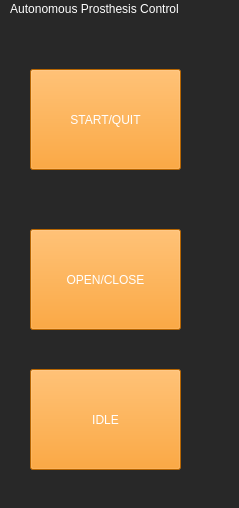
<?xml version="1.0" encoding="UTF-8"?>
<ui version="4.0">
 <class>MainWindow</class>
 <widget class="QMainWindow" name="MainWindow">
  <property name="geometry">
   <rect>
    <x>0</x>
    <y>0</y>
    <width>239</width>
    <height>508</height>
   </rect>
  </property>
  <property name="windowTitle">
   <string>MainWindow</string>
  </property>
  <property name="styleSheet">
   <string notr="true">background-color: rgb(40, 40, 40);
color: rgb(255, 255, 255);</string>
  </property>
  <widget class="QWidget" name="centralwidget">
   <widget class="QPushButton" name="StartQuitButton">
    <property name="geometry">
     <rect>
      <x>30</x>
      <y>50</y>
      <width>151</width>
      <height>101</height>
     </rect>
    </property>
    <property name="maximumSize">
     <size>
      <width>151</width>
      <height>16777215</height>
     </size>
    </property>
    <property name="palette">
     <palette>
      <active>
       <colorrole role="WindowText">
        <brush brushstyle="SolidPattern">
         <color alpha="255">
          <red>255</red>
          <green>255</green>
          <blue>255</blue>
         </color>
        </brush>
       </colorrole>
       <colorrole role="Button">
        <brush brushstyle="SolidPattern">
         <color alpha="255">
          <red>255</red>
          <green>141</green>
          <blue>1</blue>
         </color>
        </brush>
       </colorrole>
       <colorrole role="Text">
        <brush brushstyle="SolidPattern">
         <color alpha="255">
          <red>255</red>
          <green>255</green>
          <blue>255</blue>
         </color>
        </brush>
       </colorrole>
       <colorrole role="ButtonText">
        <brush brushstyle="SolidPattern">
         <color alpha="255">
          <red>255</red>
          <green>255</green>
          <blue>255</blue>
         </color>
        </brush>
       </colorrole>
       <colorrole role="Base">
        <brush brushstyle="SolidPattern">
         <color alpha="255">
          <red>255</red>
          <green>141</green>
          <blue>1</blue>
         </color>
        </brush>
       </colorrole>
       <colorrole role="Window">
        <brush brushstyle="SolidPattern">
         <color alpha="255">
          <red>255</red>
          <green>141</green>
          <blue>1</blue>
         </color>
        </brush>
       </colorrole>
       <colorrole role="AlternateBase">
        <brush brushstyle="SolidPattern">
         <color alpha="255">
          <red>255</red>
          <green>141</green>
          <blue>1</blue>
         </color>
        </brush>
       </colorrole>
       <colorrole role="PlaceholderText">
        <brush brushstyle="SolidPattern">
         <color alpha="255">
          <red>255</red>
          <green>255</green>
          <blue>255</blue>
         </color>
        </brush>
       </colorrole>
      </active>
      <inactive>
       <colorrole role="WindowText">
        <brush brushstyle="SolidPattern">
         <color alpha="255">
          <red>255</red>
          <green>255</green>
          <blue>255</blue>
         </color>
        </brush>
       </colorrole>
       <colorrole role="Button">
        <brush brushstyle="SolidPattern">
         <color alpha="255">
          <red>255</red>
          <green>141</green>
          <blue>1</blue>
         </color>
        </brush>
       </colorrole>
       <colorrole role="Text">
        <brush brushstyle="SolidPattern">
         <color alpha="255">
          <red>255</red>
          <green>255</green>
          <blue>255</blue>
         </color>
        </brush>
       </colorrole>
       <colorrole role="ButtonText">
        <brush brushstyle="SolidPattern">
         <color alpha="255">
          <red>255</red>
          <green>255</green>
          <blue>255</blue>
         </color>
        </brush>
       </colorrole>
       <colorrole role="Base">
        <brush brushstyle="SolidPattern">
         <color alpha="255">
          <red>255</red>
          <green>141</green>
          <blue>1</blue>
         </color>
        </brush>
       </colorrole>
       <colorrole role="Window">
        <brush brushstyle="SolidPattern">
         <color alpha="255">
          <red>255</red>
          <green>141</green>
          <blue>1</blue>
         </color>
        </brush>
       </colorrole>
       <colorrole role="AlternateBase">
        <brush brushstyle="SolidPattern">
         <color alpha="255">
          <red>255</red>
          <green>141</green>
          <blue>1</blue>
         </color>
        </brush>
       </colorrole>
       <colorrole role="PlaceholderText">
        <brush brushstyle="SolidPattern">
         <color alpha="255">
          <red>255</red>
          <green>255</green>
          <blue>255</blue>
         </color>
        </brush>
       </colorrole>
      </inactive>
      <disabled>
       <colorrole role="WindowText">
        <brush brushstyle="SolidPattern">
         <color alpha="255">
          <red>255</red>
          <green>255</green>
          <blue>255</blue>
         </color>
        </brush>
       </colorrole>
       <colorrole role="Button">
        <brush brushstyle="SolidPattern">
         <color alpha="255">
          <red>255</red>
          <green>141</green>
          <blue>1</blue>
         </color>
        </brush>
       </colorrole>
       <colorrole role="Text">
        <brush brushstyle="SolidPattern">
         <color alpha="255">
          <red>255</red>
          <green>255</green>
          <blue>255</blue>
         </color>
        </brush>
       </colorrole>
       <colorrole role="ButtonText">
        <brush brushstyle="SolidPattern">
         <color alpha="255">
          <red>255</red>
          <green>255</green>
          <blue>255</blue>
         </color>
        </brush>
       </colorrole>
       <colorrole role="Base">
        <brush brushstyle="SolidPattern">
         <color alpha="255">
          <red>255</red>
          <green>141</green>
          <blue>1</blue>
         </color>
        </brush>
       </colorrole>
       <colorrole role="Window">
        <brush brushstyle="SolidPattern">
         <color alpha="255">
          <red>255</red>
          <green>141</green>
          <blue>1</blue>
         </color>
        </brush>
       </colorrole>
       <colorrole role="AlternateBase">
        <brush brushstyle="SolidPattern">
         <color alpha="255">
          <red>255</red>
          <green>141</green>
          <blue>1</blue>
         </color>
        </brush>
       </colorrole>
       <colorrole role="PlaceholderText">
        <brush brushstyle="SolidPattern">
         <color alpha="255">
          <red>255</red>
          <green>255</green>
          <blue>255</blue>
         </color>
        </brush>
       </colorrole>
      </disabled>
     </palette>
    </property>
    <property name="autoFillBackground">
     <bool>false</bool>
    </property>
    <property name="styleSheet">
     <string notr="true">font: 75 16pt &quot;MS Shell Dlg 2&quot;;
background-color: rgb(255, 141, 1);
alternate-background-color: rgb(255, 141, 1);
border-color: rgb(255, 255, 255);
color: rgb(255, 255, 255);
</string>
    </property>
    <property name="text">
     <string>START/QUIT</string>
    </property>
   </widget>
   <widget class="QPushButton" name="OpenCloseButton">
    <property name="geometry">
     <rect>
      <x>30</x>
      <y>210</y>
      <width>151</width>
      <height>101</height>
     </rect>
    </property>
    <property name="styleSheet">
     <string notr="true">font: 75 16pt &quot;MS Shell Dlg 2&quot;;
background-color: rgb(255, 141, 1);

color: rgb(255, 255, 255);</string>
    </property>
    <property name="text">
     <string>OPEN/CLOSE</string>
    </property>
   </widget>
   <widget class="QLabel" name="GraspGorithmLabel">
    <property name="geometry">
     <rect>
      <x>650</x>
      <y>520</y>
      <width>151</width>
      <height>31</height>
     </rect>
    </property>
    <property name="text">
     <string>Powered By GraspGorithm</string>
    </property>
   </widget>
   <widget class="QFrame" name="frame">
    <property name="geometry">
     <rect>
      <x>290</x>
      <y>30</y>
      <width>491</width>
      <height>461</height>
     </rect>
    </property>
    <property name="styleSheet">
     <string notr="true">background-color: rgb(255, 141, 1);</string>
    </property>
    <property name="frameShape">
     <enum>QFrame::StyledPanel</enum>
    </property>
    <property name="frameShadow">
     <enum>QFrame::Raised</enum>
    </property>
    <widget class="QFrame" name="frame_2">
     <property name="geometry">
      <rect>
       <x>20</x>
       <y>20</y>
       <width>451</width>
       <height>421</height>
      </rect>
     </property>
     <property name="styleSheet">
      <string notr="true">background-color: rgb(40, 40, 40);</string>
     </property>
     <property name="frameShape">
      <enum>QFrame::StyledPanel</enum>
     </property>
     <property name="frameShadow">
      <enum>QFrame::Raised</enum>
     </property>
    </widget>
   </widget>
   <widget class="QPushButton" name="IdleButton">
    <property name="geometry">
     <rect>
      <x>30</x>
      <y>350</y>
      <width>151</width>
      <height>101</height>
     </rect>
    </property>
    <property name="styleSheet">
     <string notr="true">font: 75 16pt &quot;MS Shell Dlg 2&quot;;
background-color: rgb(255, 141, 1);

color: rgb(255, 255, 255);</string>
    </property>
    <property name="text">
     <string>IDLE</string>
    </property>
   </widget>
  </widget>
  <widget class="QMenuBar" name="menubar">
   <property name="geometry">
    <rect>
     <x>0</x>
     <y>0</y>
     <width>239</width>
     <height>26</height>
    </rect>
   </property>
   <widget class="QMenu" name="menuAutonomous_Prosthesis_Control">
    <property name="title">
     <string>Autonomous Prosthesis Control</string>
    </property>
   </widget>
   <addaction name="menuAutonomous_Prosthesis_Control"/>
  </widget>
  <widget class="QStatusBar" name="statusbar"/>
 </widget>
 <resources/>
 <connections/>
</ui>
